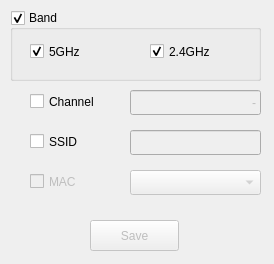
<?xml version="1.0" encoding="UTF-8"?>
<ui version="4.0">
 <class>ViewFilterDialog</class>
 <widget class="QWidget" name="ViewFilterDialog">
  <property name="geometry">
   <rect>
    <x>0</x>
    <y>0</y>
    <width>274</width>
    <height>264</height>
   </rect>
  </property>
  <property name="minimumSize">
   <size>
    <width>274</width>
    <height>264</height>
   </size>
  </property>
  <property name="maximumSize">
   <size>
    <width>274</width>
    <height>264</height>
   </size>
  </property>
  <property name="windowTitle">
   <string>View Filter</string>
  </property>
  <property name="autoFillBackground">
   <bool>false</bool>
  </property>
  <widget class="QGroupBox" name="groupBoxBand">
   <property name="geometry">
    <rect>
     <x>10</x>
     <y>10</y>
     <width>251</width>
     <height>71</height>
    </rect>
   </property>
   <property name="toolTip">
    <string>Filter by band</string>
   </property>
   <property name="autoFillBackground">
    <bool>false</bool>
   </property>
   <property name="title">
    <string>Band</string>
   </property>
   <property name="flat">
    <bool>false</bool>
   </property>
   <property name="checkable">
    <bool>true</bool>
   </property>
   <widget class="QCheckBox" name="checkBox5G">
    <property name="geometry">
     <rect>
      <x>20</x>
      <y>30</y>
      <width>92</width>
      <height>23</height>
     </rect>
    </property>
    <property name="text">
     <string>5GHz</string>
    </property>
    <property name="checked">
     <bool>true</bool>
    </property>
   </widget>
   <widget class="QCheckBox" name="checkBox24G">
    <property name="geometry">
     <rect>
      <x>140</x>
      <y>30</y>
      <width>92</width>
      <height>23</height>
     </rect>
    </property>
    <property name="text">
     <string>2.4GHz</string>
    </property>
    <property name="checked">
     <bool>true</bool>
    </property>
   </widget>
  </widget>
  <widget class="QCheckBox" name="checkBoxChannel">
   <property name="enabled">
    <bool>true</bool>
   </property>
   <property name="geometry">
    <rect>
     <x>30</x>
     <y>90</y>
     <width>92</width>
     <height>23</height>
    </rect>
   </property>
   <property name="toolTip">
    <string>Enable filter by channel</string>
   </property>
   <property name="text">
    <string>Channel</string>
   </property>
  </widget>
  <widget class="QLineEdit" name="lineEditChannel">
   <property name="enabled">
    <bool>false</bool>
   </property>
   <property name="geometry">
    <rect>
     <x>130</x>
     <y>90</y>
     <width>131</width>
     <height>25</height>
    </rect>
   </property>
   <property name="toolTip">
    <string>Input format: 1,36-48,151 </string>
   </property>
   <property name="text">
    <string>-</string>
   </property>
   <property name="alignment">
    <set>Qt::AlignRight|Qt::AlignTrailing|Qt::AlignVCenter</set>
   </property>
  </widget>
  <widget class="QCheckBox" name="checkBoxSSID">
   <property name="enabled">
    <bool>true</bool>
   </property>
   <property name="geometry">
    <rect>
     <x>30</x>
     <y>130</y>
     <width>92</width>
     <height>23</height>
    </rect>
   </property>
   <property name="toolTip">
    <string>Enable filter by SSID/ESSID</string>
   </property>
   <property name="text">
    <string>SSID</string>
   </property>
  </widget>
  <widget class="QCheckBox" name="checkBoxMac">
   <property name="enabled">
    <bool>false</bool>
   </property>
   <property name="geometry">
    <rect>
     <x>30</x>
     <y>170</y>
     <width>92</width>
     <height>23</height>
    </rect>
   </property>
   <property name="text">
    <string>MAC</string>
   </property>
  </widget>
  <widget class="QComboBox" name="comboBoxMac">
   <property name="enabled">
    <bool>false</bool>
   </property>
   <property name="geometry">
    <rect>
     <x>130</x>
     <y>170</y>
     <width>131</width>
     <height>25</height>
    </rect>
   </property>
  </widget>
  <widget class="QPushButton" name="buttonSave">
   <property name="enabled">
    <bool>false</bool>
   </property>
   <property name="geometry">
    <rect>
     <x>90</x>
     <y>220</y>
     <width>89</width>
     <height>31</height>
    </rect>
   </property>
   <property name="text">
    <string>Save</string>
   </property>
  </widget>
  <widget class="QLineEdit" name="lineEditSSID">
   <property name="enabled">
    <bool>false</bool>
   </property>
   <property name="geometry">
    <rect>
     <x>130</x>
     <y>130</y>
     <width>131</width>
     <height>25</height>
    </rect>
   </property>
   <property name="toolTip">
    <string>Show only SSID containing this text, case sensitive. e.g.: oo will show FooBar, BarFoo</string>
   </property>
   <property name="text">
    <string/>
   </property>
   <property name="maxLength">
    <number>32</number>
   </property>
   <property name="alignment">
    <set>Qt::AlignRight|Qt::AlignTrailing|Qt::AlignVCenter</set>
   </property>
  </widget>
 </widget>
 <resources/>
 <connections/>
</ui>
